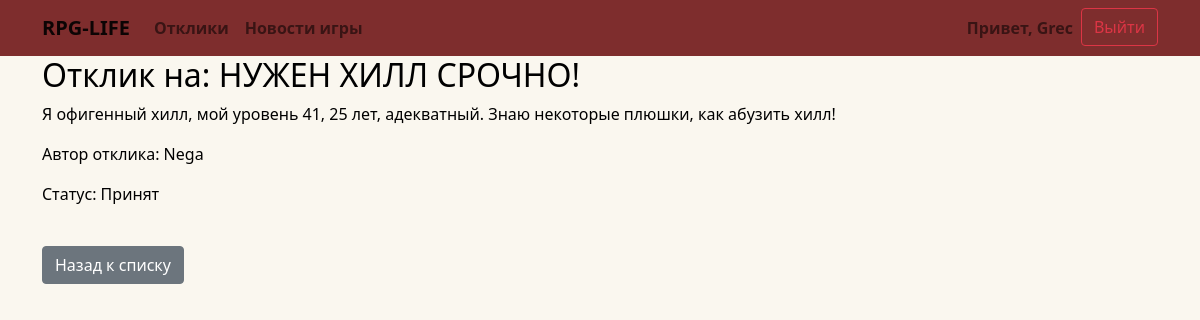
The page /responses/25/ (signed in) on the database its author committed.
### app/models.py (models this page shows, shortened)
class User(AbstractUser):
    code = models.CharField(max_length=20, blank=True, null=True)

class UserResponse(models.Model):
    author = models.ForeignKey(User, on_delete=models.CASCADE)
    post = models.ForeignKey(Post, on_delete=models.CASCADE)
    text = models.TextField(max_length=1024)
    STATUS_CHOICES = [
        ('pending', 'Отправлен'),
        ('accepted', 'Принят'),
        ('rejected', 'Отказ')
    ]
    status = models.CharField(max_length=12, choices=STATUS_CHOICES, default='pending')
    created_at = models.DateTimeField(auto_now_add=True)

class Post(models.Model):
    TYPE = (
        ('tank', 'Танки'),
        ('healer', 'Хилы'),
        ('dd', 'ДД'),
        ('trader', 'Торговцы'),
        ('guildmaster', 'Гилдмастеры'),
        ('quest', 'Квестгиверы'),
        ('blacksmith', 'Кузнецы'),
        ('tanner', 'Кожевники'),
        ('potion', 'Зельевары'),
        ('wizard', 'Мастера заклинаний'),
    )
    title = models.CharField(max_length=48)
    author = models.ForeignKey(Author, on_delete=models.CASCADE, related_name='posts')
    content = CKEditor5Field('Описание', config_name='default')
    created_at = models.DateTimeField(auto_now_add=True)
    category = models.CharField(max_length=16, choices=TYPE, default='quest')

### app/views.py (the view, shortened to what this page needs)
class ResponseDetail(DetailView):
    model = UserResponse
    template_name = 'response.html'
    context_object_name = 'response'

### templates/response.html (shortened to what this page needs)
{% extends 'flatpages/default.html' %}
{% block content %}
    <h2>Отклик на: {{ response.post.title }}</h2>
    <p>{{ response.text }}</p>
    <p>Автор отклика: {{ response.author.username }}</p>
    <p>Статус: {{ response.get_status_display }}</p>
    <br><button onclick="history.back()" class="btn btn-secondary">Назад к списку</button>
{% endblock %}

### templates/flatpages/default.html (shortened to what this page needs)
<!DOCTYPE html>
<html lang="en">
<head>
    <link rel="stylesheet" href="https://cdnjs.cloudflare.com/ajax/libs/bootstrap/5.1.3/css/bootstrap.min.css">
</head>
<body>
    <nav class="navbar navbar-expand-lg navbar-light custom-nav">
        <div class="container">
            <a class="navbar-brand" href="/posts"><b>RPG-LIFE</b></a>
            <div class="collapse navbar-collapse" id="navbarNav">
                <ul class="navbar-nav me-auto mb-2 mb-lg-0">
                    <li class="nav-item">
                        <a class="nav-link" href="/responses"><b>Отклики</b></a>
                    </li>
                    <li class="nav-item">
                        <a class="nav-link" href="/news"><b>Новости игры</b></a>
                    </li>
                </ul>
                <ul class="navbar-nav ms-auto">
                    {% if user.is_authenticated %}
                        <li class="nav-item">
                            <a class="nav-link" href="#"><b>Привет, {{ user.username }}</b></a>
                        </li>
                        <form method="post" action="{% url 'account_logout' %}">
                            <button type="submit" class="btn btn-outline-danger">Выйти</button>
                        </form>
                    {% endif %}
                </ul>
            </div>
        </div>
    </nav>
    <div class="container">
        {% block content %}
        {% endblock content %}
    </div>
</body>
</html>

### templates/flatpages/default.html (style rules this page uses)
.custom-nav { background-color: #7e2d2d; }
body { background-color: #faf7ef; color: #000000; }

### rows shown on the page
User: username "Grec"
UserResponse: post "НУЖЕН ХИЛЛ СРОЧНО!", text "Я офигенный хилл, мой уровень 41, 25 лет, адекватный. Знаю некоторые плюшки, как абузить хилл!", author.username "Nega", status "Принят"
